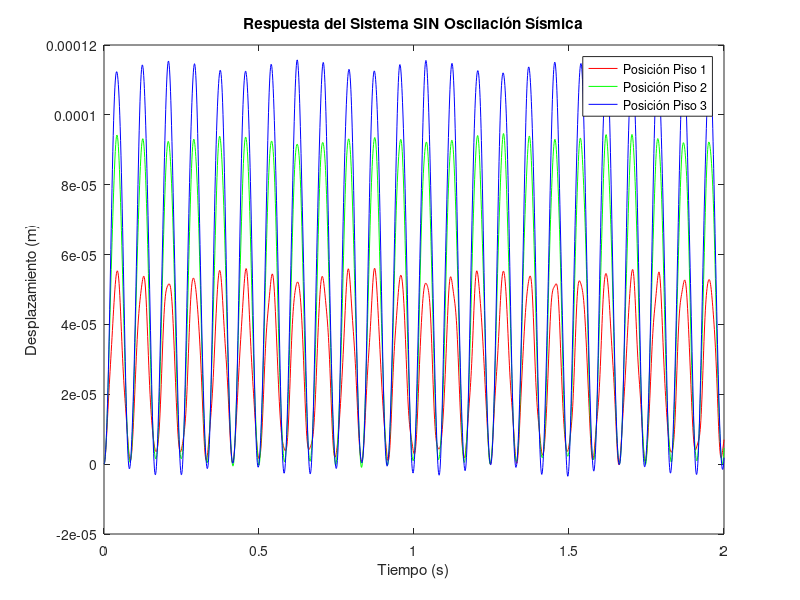

This chart was generated by the following MATLAB code:
% Definir parámetros del sistema
M = [6930693 0 0; 0 6930693 0; 0 0 6930693]; % Matriz de masa
K = [-4e11 2e11 0; 2e11 -4e11 2e11; 0 2e11 -2e11]; % Matriz de rigidez
A = inv(M) * K; % Calcular la matriz A

% Calcular los valores propios de la matriz A
[eigenVectors, eigenValues] = eig(A);
% Los valores propios están en la diagonal de eigenValues
omega = sqrt(-diag(eigenValues)); % Frecuencia angular para cada piso
    
%omega = 0.15;
E = 0.5; % Amplitud de la oscilación sísmica
b = [1; 1 ; 1]; % Vector de unos

% Condiciones iniciales (posición y velocidad iniciales)
x0 = [0; 0; 0]; % Posición inicial
v0 = [0; 0; 0]; % Velocidad inicial
initial_conditions = [x0; v0];

% Tiempo de simulación
tspan = [0, 2]; % Simular de 0 a 100 segundos

% Función para las ecuaciones diferenciales
system_odes = @(t, y) [
    y(4:6); % Derivadas de las posiciones (velocidades)
    A*y(1:3) + E * (1) .* cos(1) .* b; % Aceleraciones       
];

% Resolver el sistema de ecuaciones diferenciales
[t, Y] = ode45(system_odes, tspan, initial_conditions);

% Graficar resultados
figure;
plot(t, Y(:, 1), 'r', t, Y(:, 2), 'g', t, Y(:, 3), 'b'); % Posición en función del tiempo
xlabel('Tiempo (s)');
ylabel('Desplazamiento (m)');
title('Respuesta del Sistema SIN Oscilación Sísmica');
legend('Posición Piso 1', 'Posición Piso 2', 'Posición Piso 3');
    
disp(eigenValues)